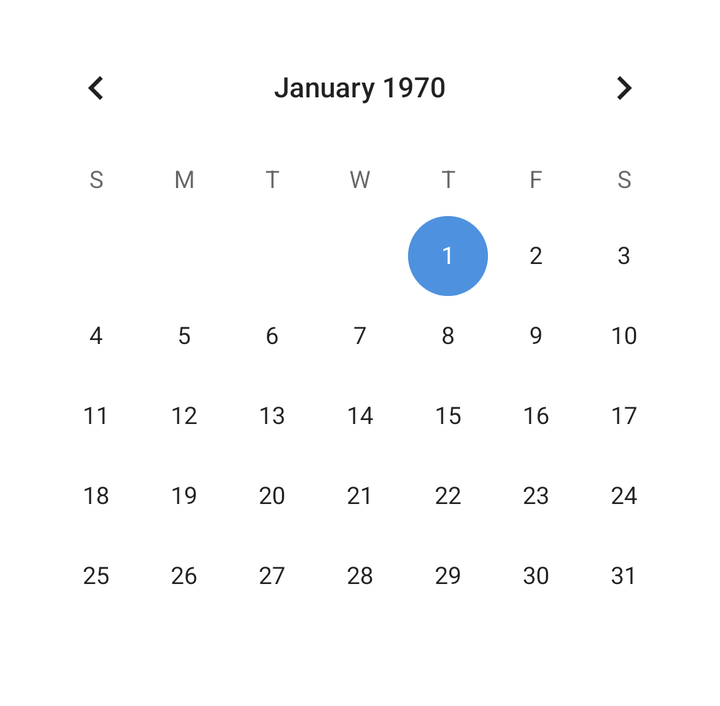
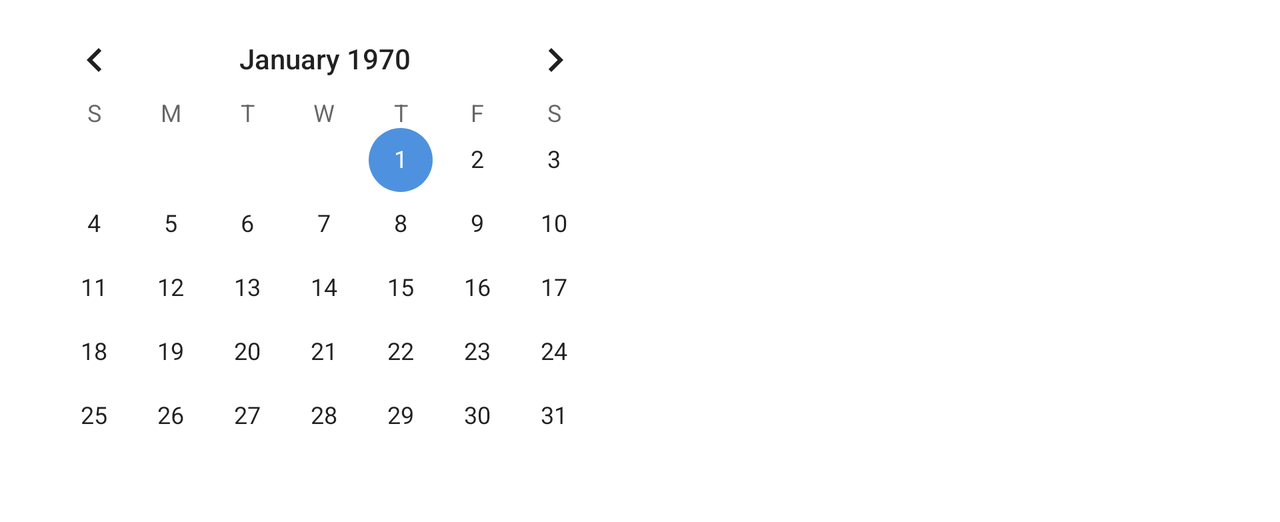

Compare how this app lays out the same screen by default and in its alternative resource folder. The renders come first, then the two layout files and the values they reference.
<!-- AndroidManifest.xml: application theme Theme.MyMeet -->
<!-- res/layout/dialog_filter.xml -->
<?xml version="1.0" encoding="utf-8"?>
<ScrollView xmlns:android="http://schemas.android.com/apk/res/android"
    xmlns:app="http://schemas.android.com/apk/res-auto"
    android:layout_width="match_parent"
    android:layout_height="wrap_content"
    android:paddingTop="@dimen/fd_margin"
    android:paddingHorizontal="@dimen/fd_margin"
    android:id="@+id/dialog_duration_time_picker">

    <androidx.constraintlayout.widget.ConstraintLayout
        android:layout_width="match_parent"
        android:layout_height="wrap_content"
        android:background="@drawable/shape_rounded_rectangle"
        >
    <CalendarView
        android:id="@+id/dialog_filter_cal"
        android:layout_width="wrap_content"
        android:layout_height="wrap_content"
        android:layout_margin="@dimen/fd_margin"
        android:background="@drawable/shape_rounded_rectangle"
        app:layout_constraintEnd_toEndOf="parent"
        app:layout_constraintStart_toStartOf="parent"
        app:layout_constraintTop_toTopOf="parent" />

    <com.google.android.material.chip.ChipGroup
        android:id="@+id/dialog_filter_rooms_cpg"
        android:layout_width="wrap_content"
        android:layout_height="wrap_content"
        android:layout_gravity="center"
        android:layout_margin="@dimen/fd_margin"
        app:selectionRequired="true"
        app:layout_constraintTop_toBottomOf="@id/dialog_filter_cal"
        app:layout_constraintStart_toStartOf="parent"
        app:layout_constraintEnd_toEndOf="parent">
        
    </com.google.android.material.chip.ChipGroup>

    </androidx.constraintlayout.widget.ConstraintLayout>
</ScrollView>
<!-- resources referenced by this layout -->
<resources>
  <!-- from res/values-xxhdpi/ -->
  <dimen name="fd_margin">5dp</dimen>
  <style name="Theme.MyMeet" parent="Theme.MaterialComponents.DayNight.DarkActionBar">
          
          <item name="colorPrimary">@color/blue</item>
          <item name="colorPrimaryVariant">@color/purple_700</item>
          <item name="colorOnPrimary">@color/white</item>
          
          <item name="colorSecondary">@color/blue</item>
          <item name="colorSecondaryVariant">@color/teal_700</item>
          <item name="colorOnSecondary">@color/black</item>
          
          <item name="android:statusBarColor" tools:targetApi="l">?attr/colorPrimaryVariant</item>
          
      </style>
  <color name="blue">#4E92DF</color>
  <color name="purple_700">#FF3700B3</color>
  <color name="white">#FFFFFF</color>
  <color name="teal_700">#FF018786</color>
  <color name="black">#FF000000</color>
</resources>
<!-- res/layout-land/dialog_filter.xml (the repository's variant of the layout above) -->
<!-- drawn on the phone turned sideways -->
<?xml version="1.0" encoding="utf-8"?>
<ScrollView xmlns:android="http://schemas.android.com/apk/res/android"
    xmlns:app="http://schemas.android.com/apk/res-auto"
    android:layout_width="match_parent"
    android:layout_height="wrap_content"
    android:paddingTop="@dimen/fd_margin"
    android:paddingHorizontal="@dimen/fd_margin"
    android:id="@+id/dialog_duration_time_picker">

    <LinearLayout
    android:layout_width="match_parent"
    android:layout_height="wrap_content"
    android:background="@drawable/shape_rounded_rectangle">

        <CalendarView
            android:id="@+id/dialog_filter_cal"
            android:layout_width="0dp"
            android:layout_height="wrap_content"
            android:layout_weight="1"
            android:layout_margin="@dimen/fd_margin"
            android:background="@drawable/shape_rounded_rectangle"
            app:layout_constraintEnd_toEndOf="parent"
            app:layout_constraintStart_toStartOf="parent"
            app:layout_constraintTop_toTopOf="parent" />

        <com.google.android.material.chip.ChipGroup
            android:id="@+id/dialog_filter_rooms_cpg"
            android:layout_width="0dp"
            android:layout_height="wrap_content"
            android:layout_weight="1"
            android:layout_margin="@dimen/fd_margin"
            app:layout_constraintTop_toBottomOf="@id/dialog_filter_cal"
            app:layout_constraintStart_toStartOf="parent"
            app:layout_constraintEnd_toEndOf="parent">
            
        </com.google.android.material.chip.ChipGroup>
    </LinearLayout>
</ScrollView>
